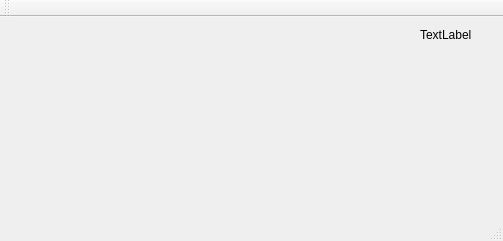
<?xml version="1.0" encoding="UTF-8"?>
<ui version="4.0">
 <class>MainWindow</class>
 <widget class="QMainWindow" name="MainWindow">
  <property name="geometry">
   <rect>
    <x>0</x>
    <y>0</y>
    <width>503</width>
    <height>241</height>
   </rect>
  </property>
  <property name="windowTitle">
   <string>Megaforce sonar</string>
  </property>
  <property name="autoFillBackground">
   <bool>true</bool>
  </property>
  <widget class="QWidget" name="centralWidget">
   <widget class="QLabel" name="label">
    <property name="geometry">
     <rect>
      <x>420</x>
      <y>10</y>
      <width>61</width>
      <height>16</height>
     </rect>
    </property>
    <property name="text">
     <string>TextLabel</string>
    </property>
   </widget>
  </widget>
  <widget class="QMenuBar" name="menuBar">
   <property name="geometry">
    <rect>
     <x>0</x>
     <y>0</y>
     <width>503</width>
     <height>21</height>
    </rect>
   </property>
  </widget>
  <widget class="QToolBar" name="mainToolBar">
   <attribute name="toolBarArea">
    <enum>TopToolBarArea</enum>
   </attribute>
   <attribute name="toolBarBreak">
    <bool>false</bool>
   </attribute>
  </widget>
  <widget class="QStatusBar" name="statusBar"/>
 </widget>
 <layoutdefault spacing="6" margin="11"/>
 <resources/>
 <connections/>
</ui>
